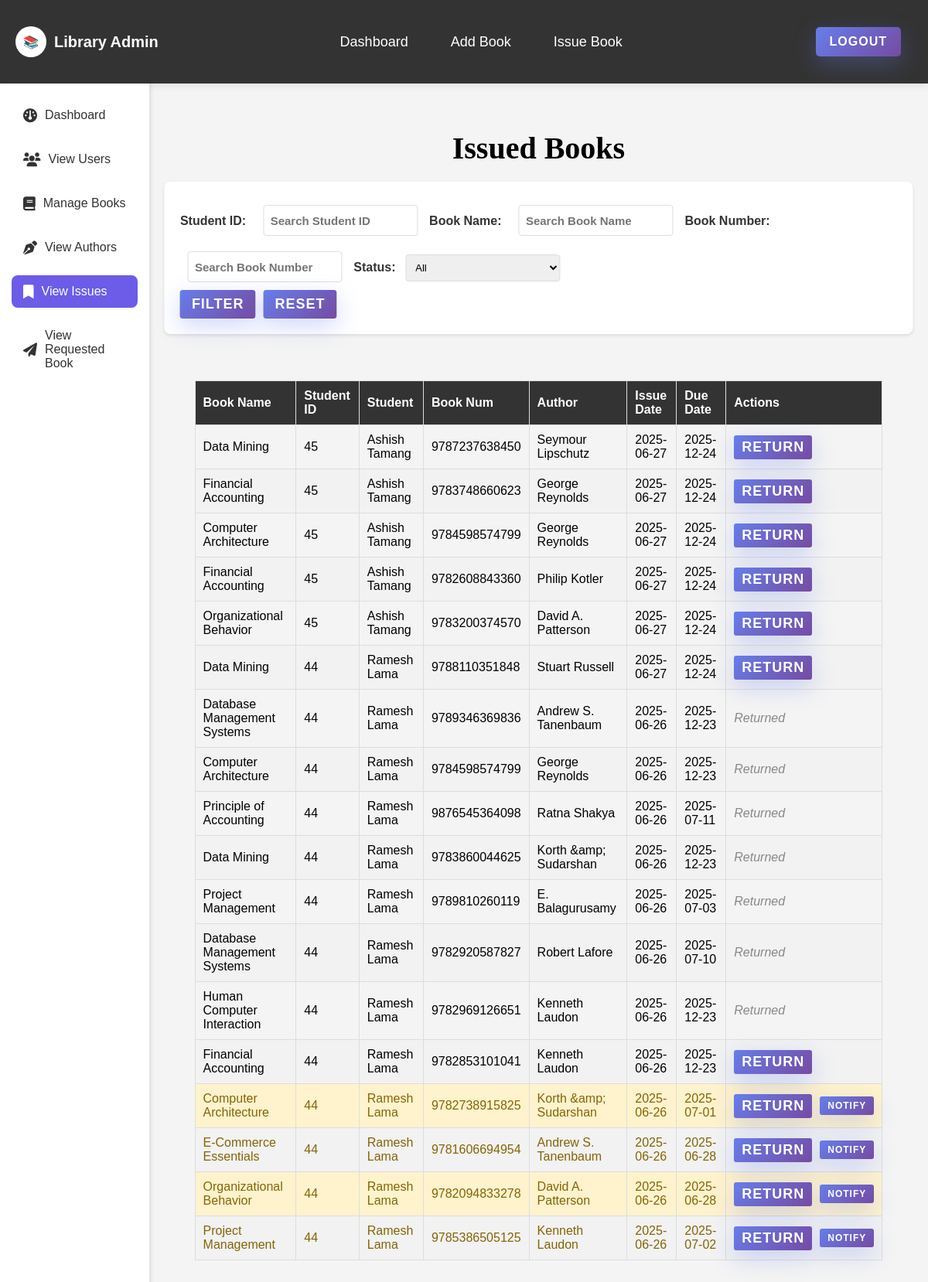
The app's page /admin/registerissue.php (signed in) with its own data.
### tables this page shows
CREATE TABLE `issued` (
  `student_id` int(255) NOT NULL,
  `book_name` varchar(255) NOT NULL,
  `book_num` varchar(255) NOT NULL,
  `book_author` varchar(255) NOT NULL,
  `issue_date` varchar(255) NOT NULL,
  `semester` int(11) NOT NULL,
  `faculty` varchar(100) NOT NULL,
  `publication` varchar(100) NOT NULL,
  `returned` tinyint(1) DEFAULT NULL,
  `returned_date` varchar(100) NOT NULL,
  `picture` text NOT NULL,
  `due_date` varchar(100) NOT NULL,
  `createdAt` datetime DEFAULT current_timestamp()
);

CREATE TABLE `users` (
  `ID` int(255) NOT NULL,
  `Name` varchar(255) NOT NULL,
  `Email` varchar(255) NOT NULL,
  `faculty` varchar(100) NOT NULL,
  `Username` varchar(255) NOT NULL,
  `Password` varchar(255) NOT NULL,
  `Cell` varchar(255) NOT NULL,
  `Address` varchar(255) NOT NULL
);

### admin/registerissue.php (the view, shortened to what this page needs)
<?php
$connection = mysqli_connect("localhost","root","");
$filter_student_id = isset($_GET['student_id']) ? mysqli_real_escape_string($connection, $_GET['student_id']) : '';
$filter_book_name = isset($_GET['book_name']) ? mysqli_real_escape_string($connection, $_GET['book_name']) : '';
$filter_book_num = isset($_GET['book_num']) ? mysqli_real_escape_string($connection, $_GET['book_num']) : '';
$query = "SELECT issued.student_id, issued.book_name, issued.book_author, issued.book_num,
          issued.issue_date, issued.due_date, issued.returned, issued.returned_date,
          users.Name, users.Email
          FROM issued LEFT JOIN users ON issued.student_id = users.ID
          WHERE 1=1";
$query .= " ORDER BY issued.createdAt DESC";
?>
<!DOCTYPE html>
<html lang="en">
<head>
    <link rel="stylesheet" href="../style2.css">
</head>
<body>
<?php include('adminnavbar.php'); ?>
<div class="main">
<?php include('sidebar.php'); ?>
    <div class="container">
    <h2 class="h2-register-header">Issued Books</h2>
    <div class="filter-container">
        <form method="GET" action="">
            <label for="student_id">Student ID:</label>
            <input type="text" name="student_id"  pattern="\d{2,5}" id="student_id"
                   value="<?php echo htmlspecialchars($filter_student_id); ?>"
                   placeholder="Search Student ID">
            <label for="book_name">Book Name:</label>
            <input type="text" name="book_name" id="book_name" pattern="[A-Za-z\s.]+"
                   value="<?php echo htmlspecialchars($filter_book_name); ?>"
                   placeholder="Search Book Name">
            <label for="book_num">Book Number:</label>
            <input type="text" name="book_num" id="book_num" pattern="\d{13}"
                   value="<?php echo htmlspecialchars($filter_book_num); ?>"
                   placeholder="Search Book Number">
            <label for="returned">Status:</label>
            <select name="returned" id="returned">
                <option value="">All</option>
            </select>
            <div class="button-group">
                <button type="submit">Filter</button>
                <button type="button" class="reset-btn" onclick="window.location.href='<?php echo $_SERVER['PHP_SELF']; ?>'">Reset</button>
            </div>
        </form>
    </div>
    <table>
        <thead>
            <tr>
                <th>Book Name</th>
                <th>Student ID</th>
                <th>Student</th>
                <th>Book Num</th>
                <th>Author</th>
                <th>Issue Date</th>
                <th>Due Date</th>
                <th>Actions</th>
            </tr>
        </thead>
        <tbody>
            <?php
            $query_run = mysqli_query($connection, $query);
            $today = new DateTime();
            while($row = mysqli_fetch_assoc($query_run)) {
                $bname = $row['book_name'];
                $bnum = $row['book_num'];
                $author = $row['book_author'];
                $date = $row['issue_date'];
                $duedate = $row['due_date'];
                $student = $row['Name'];
                $student_id = $row['student_id'];
                $student_email = $row['Email'];
                $returned = $row['returned'] ?? 0;
                $due_date_obj = new DateTime($duedate);
                $days_until_due = $today->diff($due_date_obj)->days;
                $is_overdue = $today > $due_date_obj;
                $is_due_soon = !$is_overdue && $days_until_due <= 7;
                $row_class = '';
                if (!$returned) {
                    if ($is_overdue) {
                        $row_class = 'overdue';
                    } elseif ($is_due_soon) {
                        $row_class = 'due-soon';
                    }
                }
            ?>
            <tr class="<?php echo $row_class; ?>">
                <td><?php echo htmlspecialchars($bname);?></td>
                <td><?php echo htmlspecialchars($student_id);?></td>
                <td><?php echo htmlspecialchars($student);?></td>
                <td><?php echo htmlspecialchars($bnum);?></td>
                <td><?php echo htmlspecialchars($author);?></td>
                <td><?php echo htmlspecialchars($date);?></td>
                <td><?php echo htmlspecialchars($duedate);?></td>
                <td>
                    <?php if($returned == 1): ?>
                        <span class="returned-status">Returned</span>
                    <?php else: ?>
                        <div class="action-buttons">
                            <form method="post" style="margin: 0; display: inline;">
                                <button type="submit" name="return_book" class="return-btn">Return</button>
                            </form>
                            <?php if ($is_due_soon || $is_overdue): ?>
                                <button class="notify-btn" onclick="openNotificationDialog(
                                    '<?php echo htmlspecialchars($student); ?>',
                                    '<?php echo htmlspecialchars($student_email); ?>',
                                    '<?php echo htmlspecialchars($bname); ?>',
                                    '<?php echo htmlspecialchars($bnum); ?>',
                                    '<?php echo htmlspecialchars($author); ?>',
                                    '<?php echo htmlspecialchars($duedate); ?>',
                                    '<?php echo htmlspecialchars($date); ?>',
                                    <?php echo $is_overdue ? 'true' : 'false'; ?>,
                                    <?php echo $days_until_due; ?>
                                )">
                                    <?php echo $is_overdue ? 'Overdue!' : 'Notify'; ?>
                                </button>
                            <?php endif; ?>
                        </div>
                    <?php endif; ?>
                </td>
            </tr>
            <?php } ?>
        </tbody>
    </table>
    </div>
</div>
</body>
</html>

### style2.css (style rules this page uses)
* { margin: 0px; padding: 0px; box-sizing: border-box; }
table { width: 92%; margin: 20px auto; border-collapse: collapse; }
table, th, td { border: 1px solid #ddd; }
th, td { padding: 10px; text-align: left; }
th { background-color: #333; color: white; }
tr:nth-child(even) { background-color: #f2f2f2; }
h2 { font-size: 40px; font-family: arial; font-weight: 900; text-align: center; }
.h2-register-header { margin-top: 40px; font-family: Calibri; }
input { border: none; border-radius: 5px; outline: none; height: 40px; width: 300px; margin:10px; font-size: 15px; font-family: arial; font-weight: 700; padding-left: 10px; }

### admin/adminstyle.css (style rules this page uses)
:root { --primary-color: #6c63ff; --secondary-color: #f4f4f4; --text-color: #333; --card-shadow: 0 4px 6px rgba(0,0,0,0.1); }
.main { display: flex; }
.container { flex-grow: 1; padding: 20px; display: flex; flex-direction: column; gap: 20px; }
button { background: linear-gradient(135deg, #667eea 0%, #764ba2 100%); color: white; border: none; padding: 18px 60px; font-size: 18px; font-weight: 600; border-radius: 10px; cursor: pointer; transition: all 0.3s ease; text-transform: uppercase; letter-spacing: 1px; box-shadow: 0 10px 30px rgba(102, 126, 234, 0.3); }

### admin/registerissue.php (style rules this page uses)
body { font-family: Arial, sans-serif; background-color: #f4f4f4; margin: 0; }
.filter-container { background-color: #fff; border-radius: 8px; box-shadow: 0 2px 4px rgba(0,0,0,0.1); padding: 20px; margin-bottom: 20px; display: flex; flex-wrap: wrap; justify-content: center; gap: 15px; align-items: center; max-width:1500px; left:50%; position:relative; transform: translateX(-50%); }
.filter-container label { margin-right: 8px; color: #333; font-weight: bold; }
.filter-container input[type="text"], .filter-container select { padding: 8px; border: 1px solid #ddd; border-radius: 4px; width: 200px; transition: border-color 0.3s ease; }
.filter-container button { padding: 8px 15px; background-color: #4CAF50; color: white; border: none; border-radius: 4px; cursor: pointer; transition: background-color 0.3s ease; }
.filter-container .reset-btn { background-color: #6c757d; }
.button-group { display: flex; gap: 10px; align-items: center; }
.return-btn { background-color: #4CAF50; color: white; border: none; padding: 5px 10px; border-radius: 3px; cursor: pointer; transition: background-color 0.3s ease; margin-right: 5px; }
.notify-btn { background-color: #ff9800; color: white; border: none; padding: 5px 10px; border-radius: 3px; cursor: pointer; transition: background-color 0.3s ease; font-size: 12px; }
.returned-status { color: #888; font-style: italic; }
.due-soon { background-color: #fff3cd; color: #856404; }
.action-buttons { display: flex; gap: 5px; align-items: center; }

### admin/adminnavbar.php (style rules this page uses)
body { font-family: Arial, sans-serif; background-color: #f4f4f4; }

### admin/sidebar.php (style rules this page uses)
:root { --primary-color: #6c5ce7; --text-color: #333; }

### records on screen
issued: book_name "Data Mining", student "45", users.Name "Ashish Tamang", book_num "9787237638450", book_author "Seymour Lipschutz", issue_date "2025-06-27", due_date "2025-12-24"
issued: book_name "Financial Accounting", student "45", users.Name "Ashish Tamang", book_num "9783748660623", book_author "George Reynolds", issue_date "2025-06-27", due_date "2025-12-24"
issued: book_name "Computer Architecture", student "45", users.Name "Ashish Tamang", book_num "9784598574799", book_author "George Reynolds", issue_date "2025-06-27", due_date "2025-12-24"
issued: book_name "Financial Accounting", student "45", users.Name "Ashish Tamang", book_num "9782608843360", book_author "Philip Kotler", issue_date "2025-06-27", due_date "2025-12-24"
issued: book_name "Organizational Behavior", student "45", users.Name "Ashish Tamang", book_num "9783200374570", book_author "David A. Patterson", issue_date "2025-06-27", due_date "2025-12-24"
issued: book_name "Data Mining", student "44", users.Name "Ramesh Lama", book_num "9788110351848", book_author "Stuart Russell", issue_date "2025-06-27", due_date "2025-12-24"
issued: book_name "Database Management Systems", student "44", users.Name "Ramesh Lama", book_num "9789346369836", book_author "Andrew S. Tanenbaum", issue_date "2025-06-26", due_date "2025-12-23", returned "Returned"
issued: book_name "Computer Architecture", student "44", users.Name "Ramesh Lama", book_num "9784598574799", book_author "George Reynolds", issue_date "2025-06-26", due_date "2025-12-23", returned "Returned"
issued: book_name "Principle of Accounting", student "44", users.Name "Ramesh Lama", book_num "9876545364098", book_author "Ratna Shakya", issue_date "2025-06-26", due_date "2025-07-11", returned "Returned"
issued: book_name "Data Mining", student "44", users.Name "Ramesh Lama", book_num "9783860044625", book_author "Korth &amp; Sudarshan", issue_date "2025-06-26", due_date "2025-12-23", returned "Returned"
issued: book_name "Project Management", student "44", users.Name "Ramesh Lama", book_num "9789810260119", book_author "E. Balagurusamy", issue_date "2025-06-26", due_date "2025-07-03", returned "Returned"
issued: book_name "Database Management Systems", student "44", users.Name "Ramesh Lama", book_num "9782920587827", book_author "Robert Lafore", issue_date "2025-06-26", due_date "2025-07-10", returned "Returned"
issued: book_name "Human Computer Interaction", student "44", users.Name "Ramesh Lama", book_num "9782969126651", book_author "Kenneth Laudon", issue_date "2025-06-26", due_date "2025-12-23", returned "Returned"
issued: book_name "Financial Accounting", student "44", users.Name "Ramesh Lama", book_num "9782853101041", book_author "Kenneth Laudon", issue_date "2025-06-26", due_date "2025-12-23"
issued: book_name "Computer Architecture", student "44", users.Name "Ramesh Lama", book_num "9782738915825", book_author "Korth &amp; Sudarshan", issue_date "2025-06-26", due_date "2025-07-01", shows "NOTIFY"
issued: book_name "E-Commerce Essentials", student "44", users.Name "Ramesh Lama", book_num "9781606694954", book_author "Andrew S. Tanenbaum", issue_date "2025-06-26", due_date "2025-06-28", shows "NOTIFY"
issued: book_name "Organizational Behavior", student "44", users.Name "Ramesh Lama", book_num "9782094833278", book_author "David A. Patterson", issue_date "2025-06-26", due_date "2025-06-28", shows "NOTIFY"
issued: book_name "Project Management", student "44", users.Name "Ramesh Lama", book_num "9785386505125", book_author "Kenneth Laudon", issue_date "2025-06-26", due_date "2025-07-02", shows "NOTIFY"
